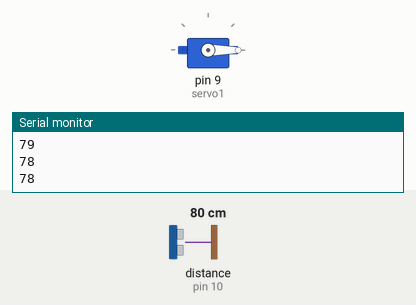
The sketch below on a simulated Arduino Uno, built with avr-gcc and run on an emulated ATmega328P. Shown: servo, the last lines printed to the serial monitor. Wiring (inferred from the names in the program): ultrasonic range finder: trigger pin 6; echo pin 10. The inputs (shaded band) are chosen by the test bench; at power-on: distance to the obstacle (sensor on pin 10) 80 cm. The echo pulse lasts 58.3 µs per cm.

Above: at 1.3 s.
1.4 s: distance to the obstacle (sensor on pin 10) set to 11 cm
3.2 s: distance to the obstacle (sensor on pin 10) set to 8 cm
At 4.5 s:
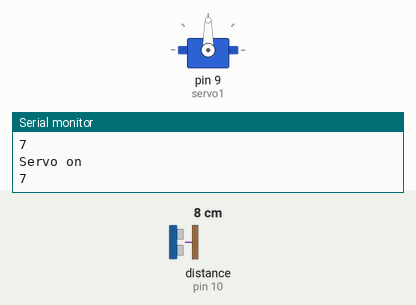
Timing chart, 0 to 6.2 s (numbered marks = the images above; inputs shaded):
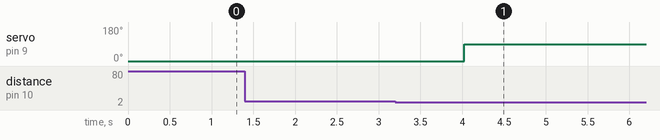

The sketch:

milk_overflow_controller.ino
```cpp
#include <Servo.h>
const int trigpin=6;
const int echopin=10;
long duration;
int distance;
Servo servo1;
void setup()
{
  pinMode(6,OUTPUT);
  pinMode(10,INPUT);
  Serial.begin(9600);
  servo1.attach(9);
  servo1.write(0);
}
void loop()
{
 digitalWrite(trigpin, LOW);
delayMicroseconds(2);
 digitalWrite(trigpin, HIGH);
delayMicroseconds(2);
 digitalWrite(trigpin, LOW);
delayMicroseconds(10);
 duration=pulseIn(echopin, HIGH);
 distance=duration*0.034/2;
 Serial.println(distance);
 delay(500);
 if(distance<=8)
 {
  Serial.println("Servo on");
  servo1.write(90);
 }
}
```

Measured:
- the behaviour switches between 10 and 9 cm on distance to the obstacle (sensor on pin 10) (found by bisection; images 0 and 1)
- after the input at 3.2 s, servo on pin 9 (servo1): 0° → 90° after 0.82 s
